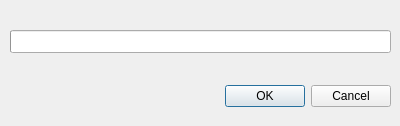
<?xml version="1.0" encoding="UTF-8"?>
<ui version="4.0">
 <class>Dialog</class>
 <widget class="QDialog" name="Dialog">
  <property name="geometry">
   <rect>
    <x>0</x>
    <y>0</y>
    <width>400</width>
    <height>126</height>
   </rect>
  </property>
  <property name="windowTitle">
   <string>Progress Bar</string>
  </property>
  <widget class="QDialogButtonBox" name="buttonBox">
   <property name="geometry">
    <rect>
     <x>50</x>
     <y>80</y>
     <width>341</width>
     <height>32</height>
    </rect>
   </property>
   <property name="orientation">
    <enum>Qt::Horizontal</enum>
   </property>
   <property name="standardButtons">
    <set>QDialogButtonBox::Cancel|QDialogButtonBox::Ok</set>
   </property>
  </widget>
  <widget class="QProgressBar" name="progressBar">
   <property name="geometry">
    <rect>
     <x>10</x>
     <y>30</y>
     <width>381</width>
     <height>23</height>
    </rect>
   </property>
   <property name="value">
    <number>0</number>
   </property>
   <property name="textVisible">
    <bool>false</bool>
   </property>
  </widget>
 </widget>
 <resources/>
 <connections>
  <connection>
   <sender>buttonBox</sender>
   <signal>accepted()</signal>
   <receiver>Dialog</receiver>
   <slot>accept()</slot>
   <hints>
    <hint type="sourcelabel">
     <x>248</x>
     <y>254</y>
    </hint>
    <hint type="destinationlabel">
     <x>157</x>
     <y>274</y>
    </hint>
   </hints>
  </connection>
  <connection>
   <sender>buttonBox</sender>
   <signal>rejected()</signal>
   <receiver>Dialog</receiver>
   <slot>reject()</slot>
   <hints>
    <hint type="sourcelabel">
     <x>316</x>
     <y>260</y>
    </hint>
    <hint type="destinationlabel">
     <x>286</x>
     <y>274</y>
    </hint>
   </hints>
  </connection>
 </connections>
</ui>
